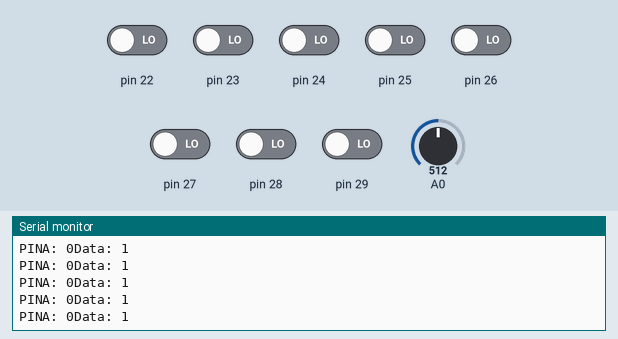
Simulated run of this program. Board: Arduino Mega 2560, built with avr-gcc and run on an emulated ATmega2560. Shown: the last lines printed to the serial monitor. Inputs (shaded band) come from the test bench; at power-on: pin 22–29 LOW, A0 = 512.

Above: at 0.8 s.
0.9 s: A0 set to 483
At 1.9 s:
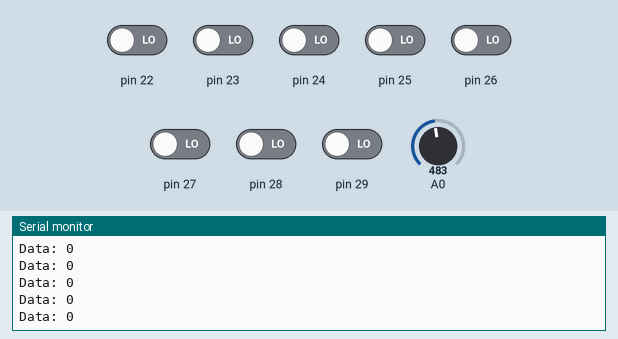
2.8 s: pin 23 driven HIGH
At 3.3 s:
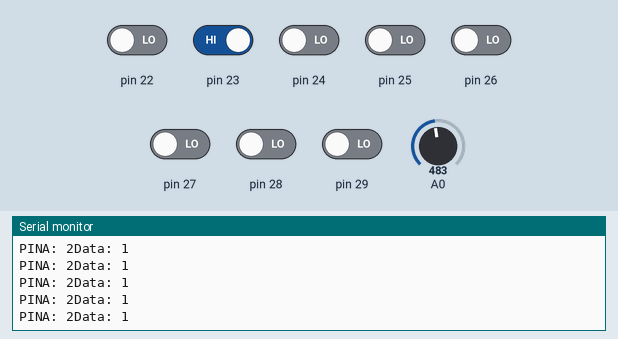
4.3 s: pin 25 driven HIGH
At 5.2 s:
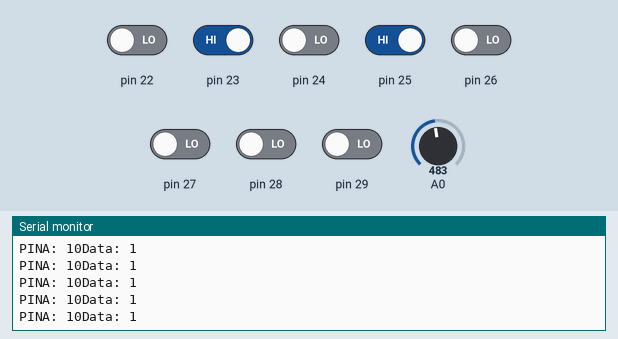
7.3 s: pin 29 driven HIGH
At 8.0 s:
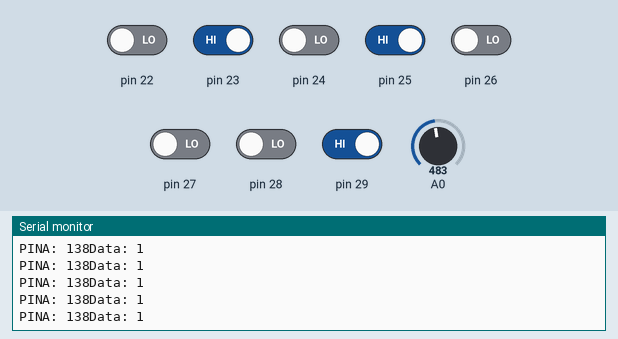
10.3 s: pin 29 driven LOW
13.3 s: pin 23 driven LOW
At 14.1 s:
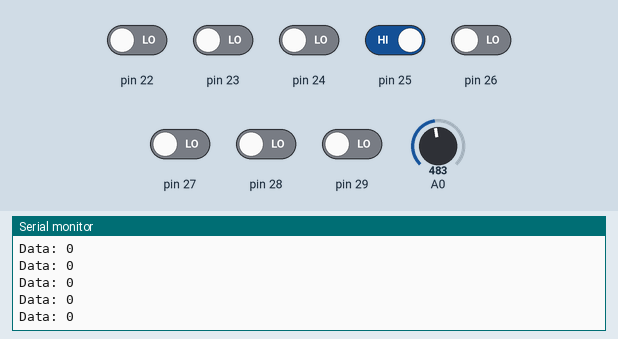
Timing chart, 0 to 16.3 s (numbered marks = the images above; inputs shaded):
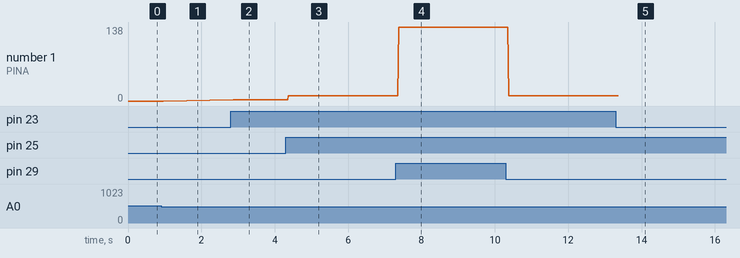

Measured:
- the behaviour switches between 501 and 500 on A0 (found by bisection; images 0 and 1)
- after the input at 0.9 s, the serial monitor: prints a new line after 0.08 s (image 1)
- after the input at 2.8 s, the serial monitor: prints a new line after 0.07 s (image 2)
- after the input at 4.3 s, the serial monitor: prints a new line after 0.07 s (image 3)
- after the input at 7.3 s, the serial monitor: prints a new line after 0.08 s (image 4)
- after the input at 13.3 s, the serial monitor: prints a new line after 0.08 s (image 5)
- plotted number 1: 0 → 2 after the input at 2.8 s, 2 → 10 after the input at 4.3 s, 10 → 138 after the input at 7.3 s

The program:

main.cpp
```cpp
// Author:         Team 219
// Net ID:         qsz, ttran23 <your IDs here>
// Date:           14 April 2017
// Assignment:     Final Project
//
// Description: This file contains the driver for the device that connects to
//the sensor. The sensor data will be transmitted to the receiver device using USART.
//----------------------------------------------------------------------//
#include <Arduino.h>
#include <avr/io.h>
#include "serial.h"
#include "sensor.h"

// Defines for constants
#define ON 1
#define OFF 0
#define SYSON 11
#define SYSOFF 10
#define THRESHOLD 500

// State types
typedef enum systemType_enum {
  systemOn, systemOff
} systemType;

// Global variables
volatile systemType systemState = systemOff;
unsigned char data = 's'; // s for slave
volatile unsigned int irAdcVal = 500;

int main() {
  // Debugging w/ Serial.println()
  Serial.begin(9600);
  // Initialization
  initSerial();
  initADC();
  toggleIrAdc(ON);
  togglePirPin(ON);

  while(1) {
    // Sampling distance.
    // irAdcVal = 490; // Hardcode for testing w/out sensor
    getIrSample();  // Testing w/ sensor
    data = OFF;
    if ( (irAdcVal > THRESHOLD) || (PINA & (1 << PORTA1)) ) {
      Serial.print("PINA: ");
      Serial.print(PINA);
      data = ON;
    }
    Serial.print("Data: ");
    Serial.println(data);
    transmitData(data);
  }
  return 0;
}

/*

  temp = 'z';
  Serial.print("Slave sent: ");
  Serial.println(temp);
  transmitData(temp);
  _delay_ms(1000);
  temp = receiveData();
  Serial.print("Slave received: ");
  Serial.println(temp);
  */
```

sensor.cpp
```cpp
// Author:         Team 219
// Net ID:         ttran23, <your IDs here>
// Date:           1 April 2017
// Assignment:     Final Project
//----------------------------------------------------------------------//

#include "sensor.h"
#include "math.h"
#include <avr/io.h>
#include <Arduino.h>

// Defines for constants
#define ON 1
#define OFF 0

extern volatile unsigned int irAdcVal;
unsigned int adcTemp = 0;

void initADC(){
  // Set AVCC as positive reference
  ADMUX |= (1 << REFS0);
  // Disabled pins 0 for digital input.
  DIDR0 |= (1 << ADC0D);
  // Setting ADC0 as input
  ADMUX &= ~(1 << MUX1 | 1 << MUX0);
  // Turns on the interrupt
  ADCSRA |= (1 << ADIE);
}

// My toggle is a simple enable/disable ADC
void toggleIrAdc(int num) {
  if (num == ON) {
    // Enable ADC
    ADCSRA |= (1 << ADEN);
  }
  else if (num == OFF) {
    // Disable ADC
    ADCSRA &= ~(1 << ADEN);
  }
}

// My toggle for the pin, using Roberto's init
void togglePirPin(int num) {
  if (num == ON) {
    // Set as input
    DDRA &= ~(1 << PA1);
    PINA &= ~(1 << PA1);
  }
  else if (num == OFF) {
    // Set as output
    DDRA |= (1 << PA1);
  }
}

// My sampling will just start conversion, and then after it completes,
// the external variable is updated.
void getIrSample() {
  // Start conversion
  ADCSRA |= (1 << ADSC);
  // Wait for conversion
  while((ADCSRA & (1 << ADSC)));
  adcTemp = ADCL;
  adcTemp = adcTemp + (ADCH << 8);
  irAdcVal = adcTemp;
}
```

sensor.h
```cpp
// Author:         Team 219
// Net ID:         ttran23, <your IDs here>
// Date:           1 April 2017
// Assignment:     Final Project
//----------------------------------------------------------------------//

#ifndef SENSOR_H
#define SENSOR_H

void initADC();
void toggleIrAdc(int num);
void togglePirPin(int num);
void getIrSample();

#endif
```

serial.cpp
```cpp
// Author:         Team 219
// Net ID:         qsz, ttran23 <your IDs here>
// Date:           14 April 2017
// Assignment:     Final Project
//----------------------------------------------------------------------//

#include "serial.h"
#include <avr/io.h>

#define FOSC 16000000 // Clk Frequency
#define BAUD 9600 // BAUD Rate

void initSerial(){
  // Enable receiver and transmitter
  UCSR1B = (1 << TXEN1);
  // UCSR2B = (1 << RXEN2);
  // Calculate UBRR
  unsigned char ubrr = 0;
  ubrr = FOSC/16/BAUD - 1;
  // Assign baud rate
  UBRR1H = (unsigned char)(ubrr >> 8);
  UBRR1L = (unsigned char)(ubrr);
  // UBRR2H = (unsigned char)(ubrr >> 8);
  // UBRR2L = (unsigned char)(ubrr);
  // Set frame format: 8data, 2stop bit
  UCSR1C = (1 << USBS1 | 1 << UCSZ11 | 1 << UCSZ10);
  // UCSR2C = (1 << USBS2 | 1 << UCSZ21 | 1 << UCSZ20);
}

void transmitData( unsigned char data ) {
  // Wait for empty buffer
  while (!(UCSR1A & (1 << UDRE1)));
  // Put data in
  UDR1 = data;
}

// unsigned char receiveData( void ) {
//   // Wait for data
//   while (!(UCSR2A & (1 << RXC2)));
//   // Return data
//   return UDR2;
// }
```

serial.h
```cpp
// Author:         Team 219
// Net ID:         qsz, ttran23 <your IDs here>
// Date:           14 April 2017
// Assignment:     Final Project
//----------------------------------------------------------------------//

#ifndef SERIAL_H
#define SERIAL_H

void initSerial();
void transmitData( unsigned char data );
unsigned char receiveData( void );

#endif
```
